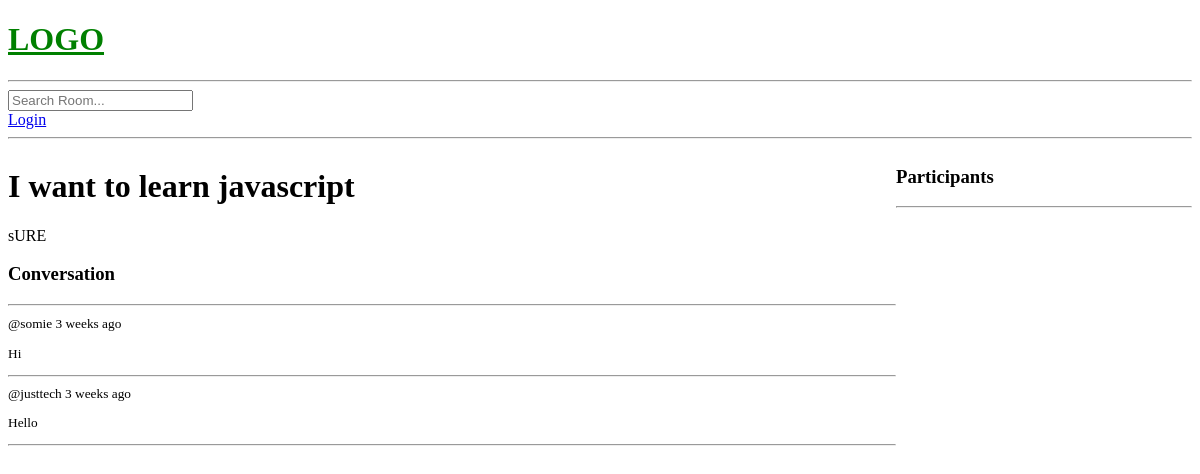
The app's page /room/4/, older data.
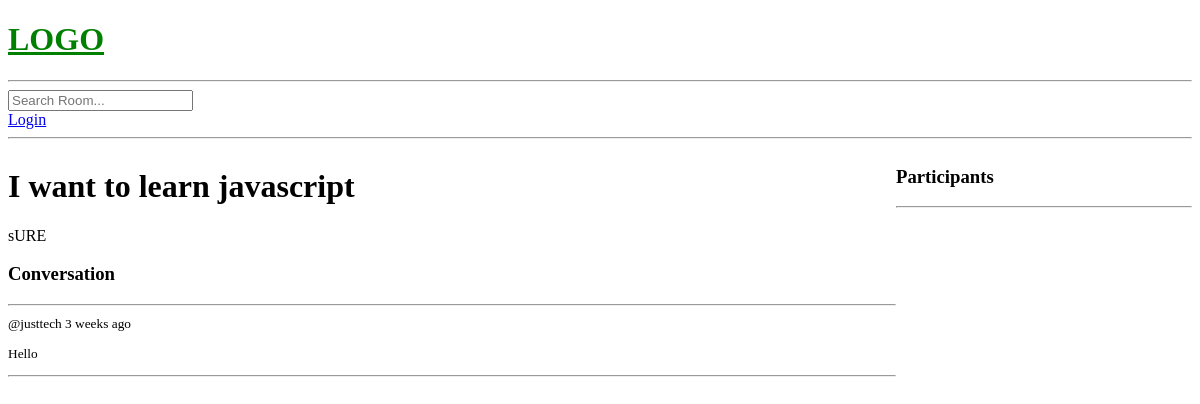
The same page, newer data.
### base/models.py (models this page shows, shortened)
class Message(models.Model):
    user = models.ForeignKey(User, on_delete=models.CASCADE)
    room = models.ForeignKey(Room, on_delete=models.CASCADE)
    body = models.TextField()
    updated = models.DateTimeField(auto_now=True)
    created = models.DateTimeField(auto_now_add=True)
    class Meta:
        ordering = ['-updated', '-created']

### base/views.py (the view, shortened to what this page needs)
# urls.py: path('room/<str:pk>/', views.room, name='room'),
def room(request, pk):
    room = Room.objects.get(id=pk)
    room_messages = room.message_set.all()
    participants = room.participants.all()
    context = {'room':room, 'room_messages': room_messages, 'participants':participants}
    return render(request, 'base/room.html', context)

### base/templates/base/room.html (shortened to what this page needs)
{% extends 'main.html' %}
{% block content %}
<div class="room-container">
    <div>
        <h1>{{room.name}}</h1>
        <p>{{room.description}}</p>
        <div class="commet-wrapper">
            <h3>Conversation</h3>
            <hr>
            {% for message in room_messages %}
            <div>
                <small>
                    @{{message.user}} {{message.created|timesince}} ago
                    <p>{{message.body}}</p>
                    <hr>
                </small>
            </div>
            {% endfor %}
        </div>
    </div>
    <div>
        <H3>Participants</H3>
        <hr>
    </div>
</div>
{% endblock %}

Row changes from the older to the newer data that the page shows:
removed Message: user "somie", created "3 weeks", body "Hi"
